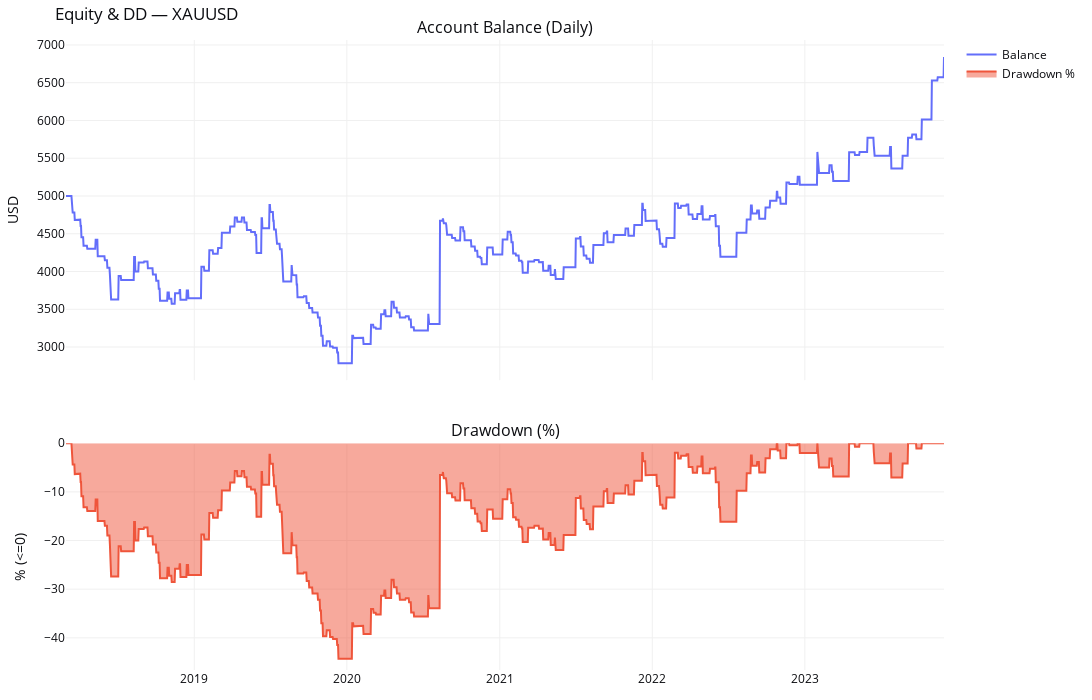
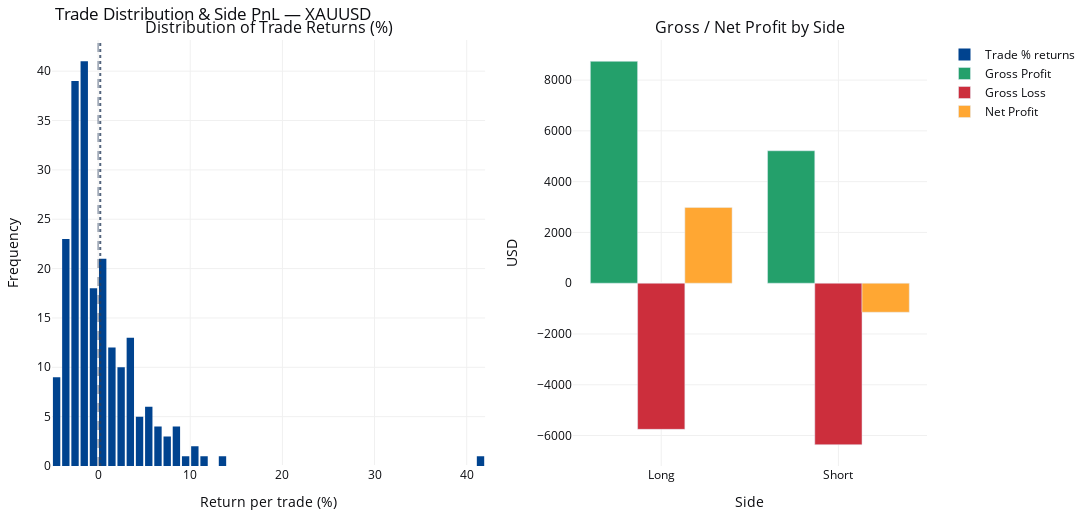

The cell these charts' notebook holds for them, in order:
### Markdown cell above
In Version 2 of the strategy, several improvements in performance can be observed:

- The overall return decreased significantly compared to Version 1 (from +1,917% to +258%); however, the annualized return remains around 25%, indicating a balanced trade-off between profitability and stability.  
- The **drawdown has been effectively controlled**, staying around **–13%**, much lower than the –75% observed in Version 1. The **equity curve is smoother**, with no sharp or prolonged declines, showing improved consistency.  
- However, the **trading frequency dropped significantly**, with only **313 trades over six years** (~less than one trade per week). While this helps reduce risk and overtrading, it may also cause the strategy to miss certain short-term opportunities.

### Code cell
res_v2 = run_backtest_for_symbol_v2(
    pair=PAIR,
    timeframe=TIMEFRAME,
    start_date=START_DATE,
    end_date=END_DATE,
    initial_capital=INITIAL_CAPITAL,
    risk_per_trade=RISK_PER_TRADE,
    risk_mode=RISK_MODE,
    commission_per_lot=COMMISSION_PER_LOT,
    lookback=DONCHIAN_LOOKBACK,
)

print(f"\n=== {PAIR} ===")
display(res_v2["report_df"].T)

fig_equity = plot_equity_and_dd(res_v2["balance_daily"], res_v2["dd_pct"])
fig_equity.update_layout(title_text=f"Equity & DD — {PAIR}")
fig_equity.show()

fig_trade = plot_trade_distribution_and_side_pnl(res_v2["trades"])
fig_trade.update_layout(title_text=f"Trade Distribution & Side PnL — {PAIR}")
fig_trade.show()

### Figure 1 — Plotly figure (JSON) as saved in the notebook; plotly's stock layout.template omitted (floating-point values rounded to 4 significant figures; data arrays with more than 128 entries replaced by an {"elided": "..."} marker saying what was removed)
{"data": [{"mode": "lines", "name": "Balance", "type": "scatter", "x": {"elided": "2102 str values"}, "xaxis": "x", "y": {"elided": "2102 float values"}, "yaxis": "y"}, {"fill": "tozeroy", "mode": "lines", "name": "Drawdown %", "type": "scatter", "x": {"elided": "2102 str values"}, "xaxis": "x2", "y": {"elided": "2102 float values"}, "yaxis": "y2"}], "layout": {"annotations": [{"font": {"size": 16}, "showarrow": false, "text": "Account Balance (Daily)", "x": 0.5, "xanchor": "center", "xref": "paper", "y": 1, "yanchor": "bottom", "yref": "paper"}, {"font": {"size": 16}, "showarrow": false, "text": "Drawdown (%)", "x": 0.5, "xanchor": "center", "xref": "paper", "y": 0.36, "yanchor": "bottom", "yref": "paper"}], "font": {"color": "#0c0d11", "size": 12}, "height": 700, "margin": {"b": 30, "l": 40, "r": 30, "t": 40}, "paper_bgcolor": "#ffffff", "plot_bgcolor": "#ffffff", "showlegend": true, "title": {"text": "Equity & DD — XAUUSD"}, "width": 1300, "xaxis": {"anchor": "y", "domain": [0, 1], "gridcolor": "#f0f0f0", "matches": "x2", "showticklabels": false}, "xaxis2": {"anchor": "y2", "domain": [0, 1], "gridcolor": "#f0f0f0"}, "yaxis": {"anchor": "x", "domain": [0.46, 1], "gridcolor": "#f0f0f0", "title": {"text": "USD"}}, "yaxis2": {"anchor": "x2", "domain": [0, 0.36], "gridcolor": "#f0f0f0", "title": {"text": "% (<=0)"}}}}

### Figure 2 — Plotly figure (JSON) as saved in the notebook; plotly's stock layout.template omitted (floating-point values rounded to 4 significant figures; data arrays with more than 128 entries replaced by an {"elided": "..."} marker saying what was removed)
{"data": [{"hovertemplate": "Return: %{x:.2f}%<br>Count: %{y}<extra></extra>", "marker": {"color": "#00438F"}, "name": "Trade % returns", "nbinsx": 50, "type": "histogram", "x": {"elided": "214 float values"}, "xaxis": "x", "yaxis": "y"}, {"hovertemplate": "%{x}<br>$%{y:.2f}<extra></extra>", "marker": {"color": "#24A06B"}, "name": "Gross Profit", "type": "bar", "x": ["Long", "Short"], "xaxis": "x2", "y": [8740.0, 5217.0], "yaxis": "y2"}, {"hovertemplate": "%{x}<br>$%{y:.2f}<extra></extra>", "marker": {"color": "#CC2E3C"}, "name": "Gross Loss", "type": "bar", "x": ["Long", "Short"], "xaxis": "x2", "y": [-5756.0, -6361.0], "yaxis": "y2"}, {"hovertemplate": "%{x}<br>$%{y:.2f}<extra></extra>", "marker": {"color": "#FFA733"}, "name": "Net Profit", "type": "bar", "x": ["Long", "Short"], "xaxis": "x2", "y": [2984.0, -1144.0], "yaxis": "y2"}], "layout": {"annotations": [{"font": {"size": 16}, "showarrow": false, "text": "Distribution of Trade Returns (%)", "x": 0.2475, "xanchor": "center", "xref": "paper", "y": 1, "yanchor": "bottom", "yref": "paper"}, {"font": {"size": 16}, "showarrow": false, "text": "Gross / Net Profit by Side", "x": 0.7975, "xanchor": "center", "xref": "paper", "y": 1, "yanchor": "bottom", "yref": "paper"}], "barmode": "group", "font": {"color": "#0c0d11", "size": 12}, "height": 520, "margin": {"b": 30, "l": 40, "r": 30, "t": 40}, "paper_bgcolor": "#ffffff", "plot_bgcolor": "#ffffff", "shapes": [{"line": {"dash": "dash", "width": 1}, "opacity": 0.7, "type": "line", "x0": 0, "x1": 0, "xref": "x", "y0": 0, "y1": 1, "yref": "y domain"}, {"line": {"dash": "dot", "width": 2}, "opacity": 0.8, "type": "line", "x0": 0.2367, "x1": 0.2367, "xref": "x", "y0": 0, "y1": 1, "yref": "y domain"}], "showlegend": true, "title": {"text": "Trade Distribution & Side PnL — XAUUSD"}, "width": 1300, "xaxis": {"anchor": "y", "domain": [0, 0.495], "gridcolor": "#f0f0f0", "title": {"text": "Return per trade (%)"}}, "xaxis2": {"anchor": "y2", "domain": [0.595, 1], "gridcolor": "#f0f0f0", "title": {"text": "Side"}}, "yaxis": {"anchor": "x", "domain": [0, 1], "gridcolor": "#f0f0f0", "title": {"text": "Frequency"}}, "yaxis2": {"anchor": "x2", "domain": [0, 1], "gridcolor": "#f0f0f0", "title": {"text": "USD"}}}}
